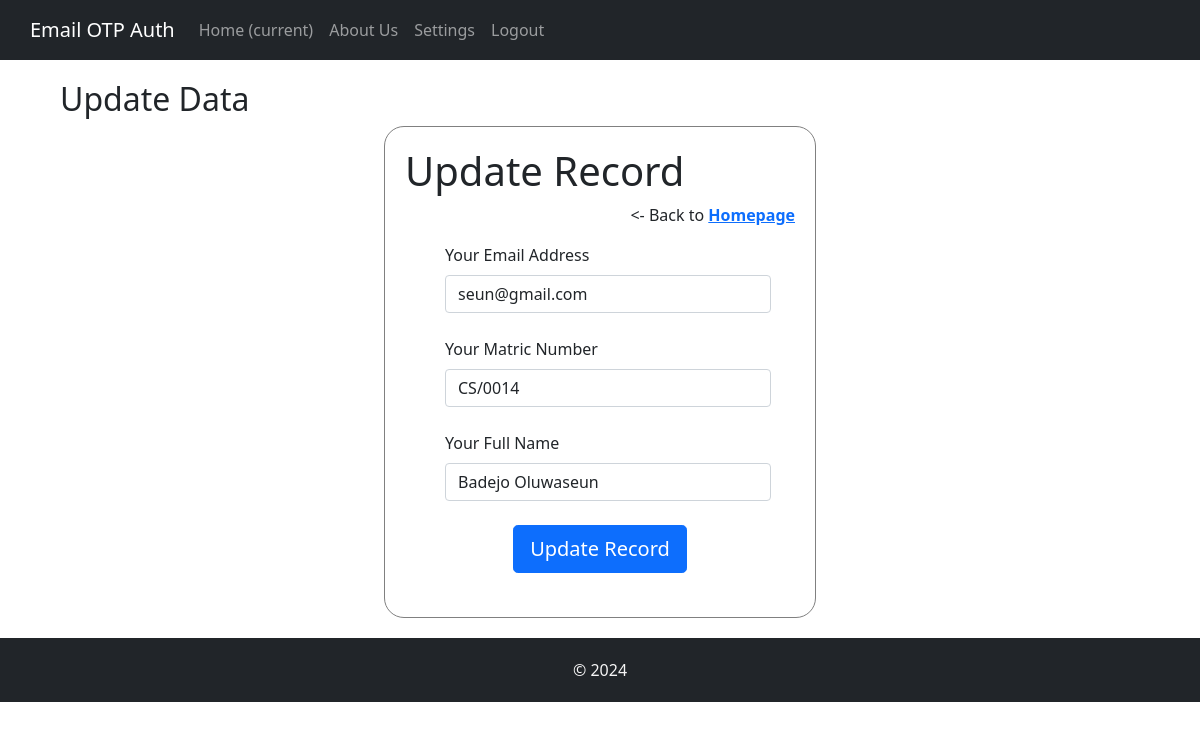
Page /update_user/2 on the committed database.
### models.py (models this page shows, shortened)
class User(db.Model):
    __tablename__ = 'users'
    id = db.Column(db.Integer, primary_key=True)
    matric = db.Column(db.String(15), unique=True)
    email = db.Column(db.String(), unique=True, nullable=False)
    password = db.Column(db.String(), nullable=False)
    fullname = db.Column(db.String(), nullable=False)
    created_at = db.Column(db.DateTime(), default=datetime.now())
    updated_at = db.Column(db.DateTime(), default=datetime.now(), onupdate=datetime.now)

### app.py (the view, shortened to what this page needs)
@app.route('/update_user/<int:id>', methods=['GET', 'POST'])
def update_user(id):
    user = User.query.get_or_404(id, f'User with id {id}, not found.')
    if request.method == 'GET':
        return render_template('update_user.html', user=user)

### templates/update_user.html (shortened to what this page needs)
{% extends "base.html" %}
{% block content %}
<div class="content container">
    <h2>Update Data</h2>
    <div class="form-wrapper">
        <h1 class="form-title">Update Record</h1>
        <p style="text-align: right;">
            &lt;- Back to <a href="{{ url_for('index')}}"> <b>Homepage</b> </a>
        </p>
        <form class="mx-1 mx-md-4" action="{{ url_for('update_user', id=user.id) }}" method="post">
            <div class="d-flex flex-row align-items-center mb-4">
                <div data-mdb-input-init class="form-outline flex-fill mb-0">
                    <label class="form-label" for="email">Your Email Address</label>
                    <input type="email" value="{{ user.email }}" id="email" name="email" class="form-control" />
                </div>
            </div>
            <div class="d-flex flex-row align-items-center mb-4">
                <div data-mdb-input-init class="form-outline flex-fill mb-0">
                    <label class="form-label" for="matric">Your Matric Number</label>
                    <input type="text" value="{{ user.matric }}" id="matric" name="matric" class="form-control" />
                </div>
            </div>
            <div class="d-flex flex-row align-items-center mb-4">
                <div data-mdb-input-init class="form-outline flex-fill mb-0">
                    <label class="form-label" for="fullname">Your Full Name</label>
                    <input type="text" value="{{ user.fullname }}" id="fullname" name="fullname" class="form-control" />
                </div>
            </div>
            <div class="d-flex justify-content-center mx-4 mb-3 mb-lg-4">
                <button  type="submit" data-mdb-button-init data-mdb-ripple-init class="btn btn-primary btn-lg">Update Record</button>
            </div>
        </form>
    </div>
</div>
{% endblock content %}

### static/css/mystyles.css (style rules this page uses)
body { min-height: 100vh; }
.form-wrapper { margin: auto; width: 40%; padding: 20px; border: 1px solid gray; border-radius: 20px; }
.content { padding: 20px 30px; min-height: 500px; }

### rows in the picture
User: email "seun@gmail.com", matric "CS/0014", fullname "Badejo Oluwaseun"
